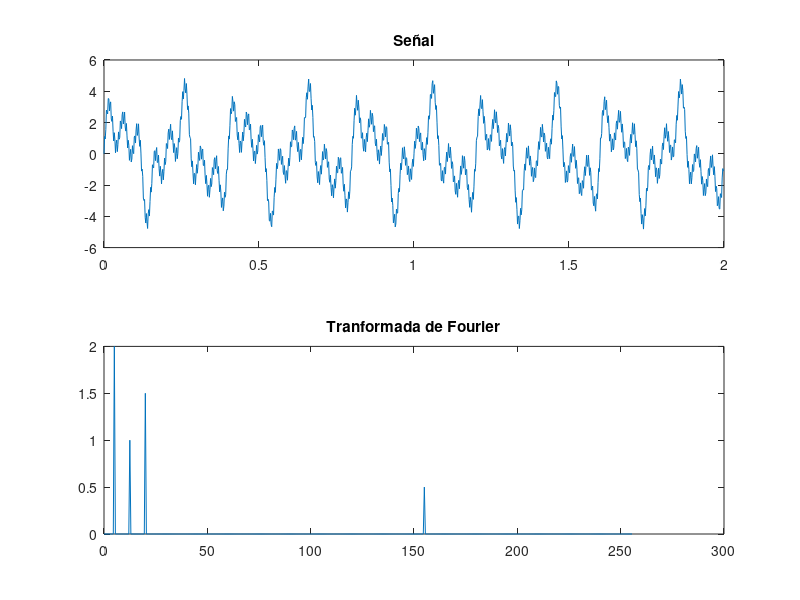

Write the MATLAB code that produced this figure.
clear all
clc
%% señal
Fs=512; %% Frecuencia de muestreo debe de ser 
        %% >= al doble de la frecuencia mas grande de la señal 
Ts=1/Fs; %%Periodo de muestreo
L=1024; %% Longitud de las muestras de la señal debe de ser > Fs 2 a la n 
t=(0:L-1).*Ts;
s=2*sin(2*pi*5*t)+sin(2*pi*12.5*t)+1.5*sin(2*pi*20*t)+0.5*sin(2*pi*155*t); %%señal
subplot(2,1,1),plot(t,s),title('Señal')

%%Espectro de frecuencias
Y=fft(s);
P1=2.*(abs(Y(1:L/2)/L));
f=Fs.*(0:(L/2)-1)./L; %% Vector de frecuencias
subplot(2,1,2),plot(f,P1),title('Tranformada de Fourier')